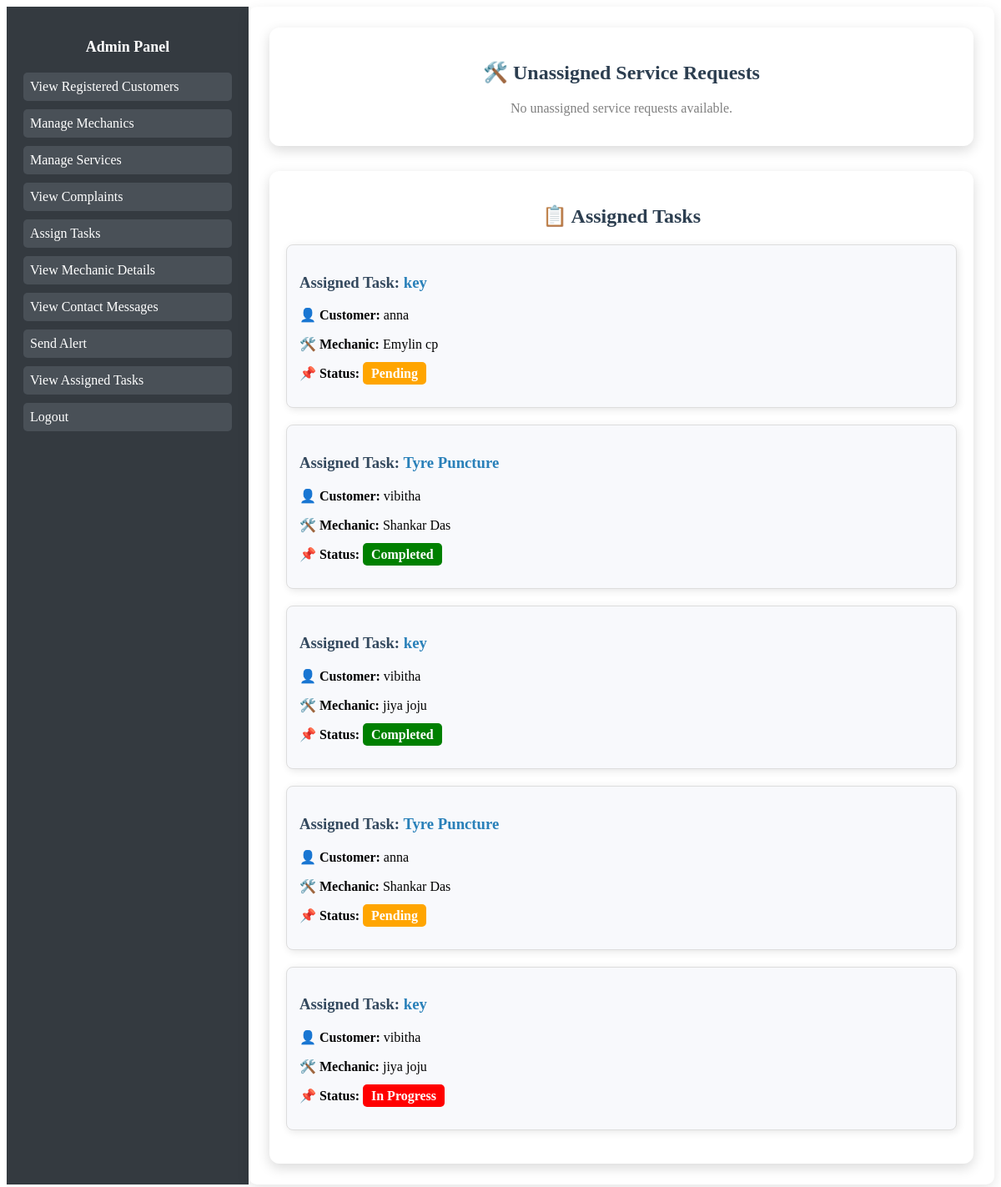
/assign-task/ (signed in), run on the app's committed database.
### Home/models.py (models this page shows, shortened)
class TaskAssignment(models.Model):
    user = models.ForeignKey(User, on_delete=models.CASCADE)  # Customer
    service_request = models.ForeignKey('ServiceRequest', on_delete=models.CASCADE)
    mechanic = models.ForeignKey('MechanicProfile', on_delete=models.CASCADE)
    assigned_date = models.DateTimeField(auto_now_add=True)
    status_choices = [('Pending', 'Pending'), ('In Progress', 'In Progress'), ('Completed', 'Completed')]
    status = models.CharField(max_length=20, choices=status_choices, default='Pending')

class ServiceRequest(models.Model):
    user = models.ForeignKey(User, on_delete=models.CASCADE)  # Logged-in user
    service = models.ForeignKey(ServiceProvided, on_delete=models.CASCADE)
    name = models.CharField(max_length=255)
    email = models.EmailField()
    contact_number = models.CharField(max_length=15)
    location = models.CharField(max_length=255)
    state = models.CharField(max_length=100)
    city = models.CharField(max_length=100)
    vehicle_reg_number = models.CharField(max_length=15)

class ServiceProvided(models.Model):
    name = models.CharField(max_length=255)
    picture = models.ImageField(upload_to='services/')  # Main picture
    short_description = models.TextField()
    long_description = models.TextField()
    points_to_remember = models.TextField()
    additional_picture = models.ImageField(upload_to='services/', blank=True, null=True)  # Additional Picture

class MechanicProfile(models.Model):
    user = models.OneToOneField(User, on_delete=models.CASCADE)  # Links profile to User
    first_name = models.CharField(max_length=255)
    last_name = models.CharField(max_length=255)
    date_of_birth = models.DateField(null=True, blank=True)
    email = models.EmailField()#unique=True)
    gender_choices = [('Male', 'Male'), ('Female', 'Female'), ('Other', 'Other')]
    gender = models.CharField(max_length=10, choices=gender_choices)
    profile_picture = models.ImageField(upload_to='mechanic_profiles/', null=True, blank=True)
    contact_no = models.CharField(max_length=15, blank=True, null=True)
    aadhar_id = models.CharField(
        max_length=12,
        validators=[RegexValidator(regex=r'^\d{12}$', message="Aadhar number must be exactly 12 digits")],
    )
    alternate_contact = models.CharField(max_length=15, blank=True, null=True)
    experience = models.PositiveIntegerField(null=True, blank=True)
    address = models.TextField()
    state = models.CharField(max_length=255)
    city = models.CharField(max_length=255)
    district = models.CharField(max_length=255)
    specialization = models.ForeignKey('ServiceProvided', on_delete=models.SET_NULL, null=True)

### Home/views.py (the view, shortened to what this page needs)
# urls.py: path('assign-task/', views.assign_task, name='assign_task'),
@user_passes_test(lambda u: u.is_superuser)  # Restrict to admin
def assign_task(request):
    service_requests = ServiceRequest.objects.annotate(
        is_assigned=Exists(TaskAssignment.objects.filter(service_request=OuterRef('id')))
    ).filter(is_assigned=False)  # Shows only unassigned service requests
    districts = MechanicProfile.objects.values_list('district', flat=True).distinct()
    assigned_tasks = TaskAssignment.objects.select_related('service_request', 'mechanic')
    return render(request, 'assign_task.html', {
        'service_requests': service_requests,
        'districts': districts,
        'assigned_tasks': assigned_tasks  # ✅ Pass assigned tasks to template
    })

### templates/assign_task.html (shortened to what this page needs)
{% extends 'base_admin.html' %}
{% block content %}
<div style="max-width: 900px; margin: 0 auto; background: white; padding: 20px; border-radius: 12px; box-shadow: 0px 5px 15px rgba(0, 0, 0, 0.15);">
    <h2 style="text-align: center; color: #2c3e50; font-weight: bold; margin-bottom: 20px;">🛠️ Unassigned Service Requests</h2>
    {% for request in service_requests %}
    <div style="border: 1px solid #ddd; padding: 15px; border-radius: 8px; background: #f8f9fc; margin-bottom: 20px; box-shadow: 2px 2px 10px rgba(0, 0, 0, 0.1);">
        <h3 style="color: #34495e;">Service Request: <span style="color: #2980b9;">{{ request.service.name }}</span></h3>
        <p><strong>👤 Customer:</strong> {{ request.user.username }}</p>
        <p><strong>📍 Location:</strong> {{ request.location }}</p>
        <p><strong>🏙️ City:</strong> {{ request.city }}</p>
        <form method="post" style="margin-top: 15px;">
            {% csrf_token %}
            <input type="hidden" name="service_request_id" value="{{ request.id }}">
            <label style="font-weight: bold;">📌 Select District:</label>
            <select name="district" class="district-dropdown" data-request-id="{{ request.id }}"
                style="width: 100%; padding: 8px; margin: 5px 0; border: 1px solid #ccc; border-radius: 5px;">
                <option value="">Select District</option>
                {% for district in districts %}
                <option value="{{ district }}">{{ district }}</option>
                {% endfor %}
            </select>
            <label style="font-weight: bold;">🛠️ Select Mechanic:</label>
            <select name="mechanic" class="mechanic-dropdown" id="mechanic_{{ request.id }}"
                style="width: 100%; padding: 8px; margin: 5px 0; border: 1px solid #ccc; border-radius: 5px;">
                <option value="">Select Mechanic</option>
            </select>
            <button type="submit" style="display: block; width: 100%; background: #27ae60; color: white; border: none; padding: 10px; font-weight: bold; border-radius: 5px; margin-top: 10px; cursor: pointer;">
                ✅ Assign Task
            </button>
        </form>
    </div>
    {% empty %}
    <p style="text-align: center; color: gray; font-size: 16px;">No unassigned service requests available.</p>
    {% endfor %}
</div>
<div style="max-width: 900px; margin: 30px auto 0; background: white; padding: 20px; border-radius: 12px; box-shadow: 0px 5px 15px rgba(0, 0, 0, 0.15);">
    <h2 style="text-align: center; color: #2c3e50; font-weight: bold; margin-bottom: 20px;">📋 Assigned Tasks</h2>
    {% for task in assigned_tasks %}
    <div style="border: 1px solid #ddd; padding: 15px; border-radius: 8px; background: #f8f9fc; margin-bottom: 20px; box-shadow: 2px 2px 10px rgba(0, 0, 0, 0.1);">
        <h3 style="color: #34495e;">Assigned Task: <span style="color: #2980b9;">{{ task.service_request.service.name }}</span></h3>
        <p><strong>👤 Customer:</strong> {{ task.user.username }}</p>
        <p><strong>🛠️ Mechanic:</strong> {{ task.mechanic.first_name }} {{ task.mechanic.last_name }}</p>
        <p><strong>📌 Status:</strong>
            <span style="padding: 5px 10px; border-radius: 5px; font-weight: bold; color: white; background:
                {% if task.get_status_display == 'Pending' %}orange
                {% elif task.get_status_display == 'Completed' %}green
                {% else %}red
                {% endif %};">
                {{ task.get_status_display }}
            </span>
        </p>
    </div>
    {% empty %}
    <p style="text-align: center; color: gray; font-size: 16px;">No assigned tasks yet.</p>
    {% endfor %}
</div>
{% endblock %}

### data on the page
TaskAssignment: service_request.service.name "key", user.username "anna", mechanic.first_name "Emylin", mechanic.last_name "cp", status "Pending"
TaskAssignment: service_request.service.name "Tyre Puncture", user.username "vibitha", mechanic.first_name "Shankar", mechanic.last_name "Das", status "Completed"
TaskAssignment: service_request.service.name "key", user.username "vibitha", mechanic.first_name "jiya", mechanic.last_name "joju", status "Completed"
TaskAssignment: service_request.service.name "Tyre Puncture", user.username "anna", mechanic.first_name "Shankar", mechanic.last_name "Das", status "Pending"
TaskAssignment: service_request.service.name "key", user.username "vibitha", mechanic.first_name "jiya", mechanic.last_name "joju", status "In Progress"
